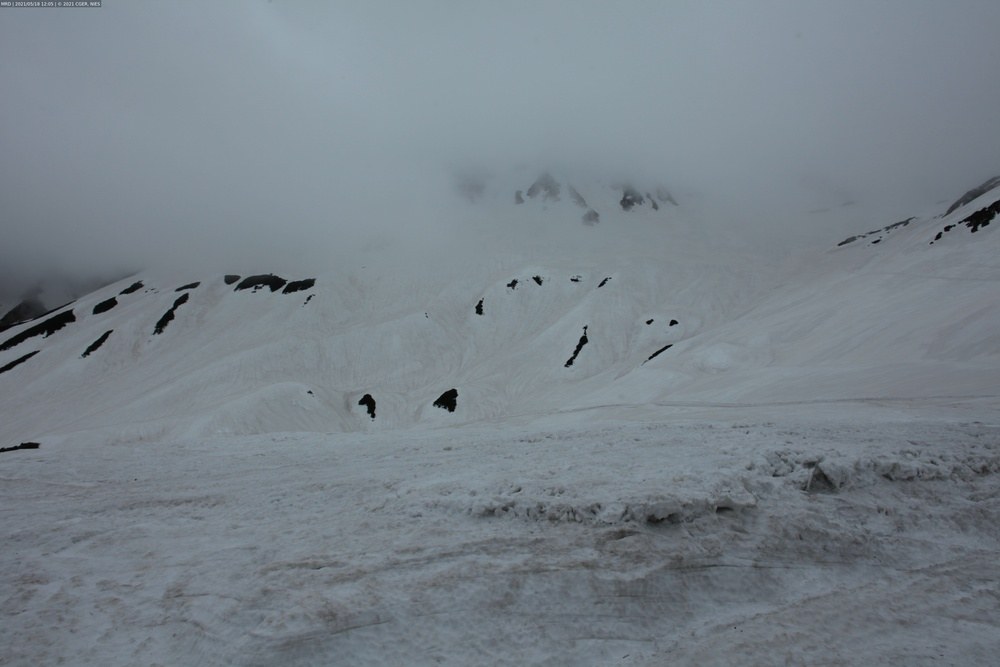
#> input picture images/single_photo/test1.jpeg, 1000 x 667 px, shrunk from 5616 x 3744 before the run
$ python canny.py
#> lines starting #> are read from the running program, lines starting #| are printed output that depends on the picture
import cv2
from matplotlib import pyplot as plt

img = "images/single_photo/test1.jpeg"

img = cv2.imread(img)
#> img is the input picture: shape (667, 1000, 3); mean B, G, R 137.1, 129.4, 119.4
edge = cv2.Canny(img[:,:,1], 5,30)
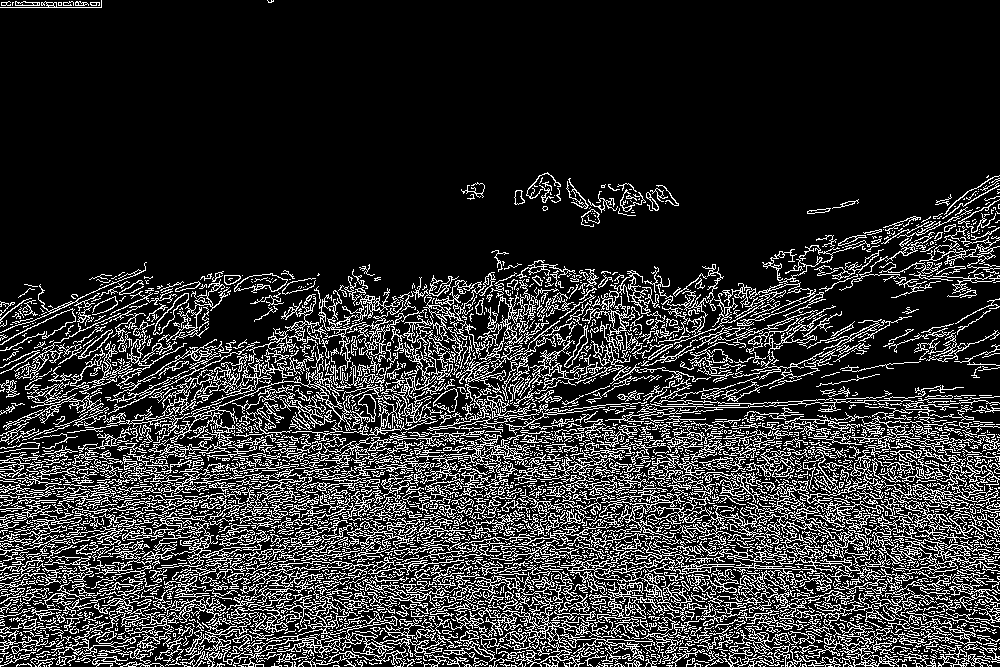
#> edge: shape (667, 1000); 18.4% white in thin lines or dots
plt.imshow(edge, cmap = "gray")
plt.show()

$ run again, with images/single_photo/test2.jpeg copied over images/single_photo/test1.jpeg
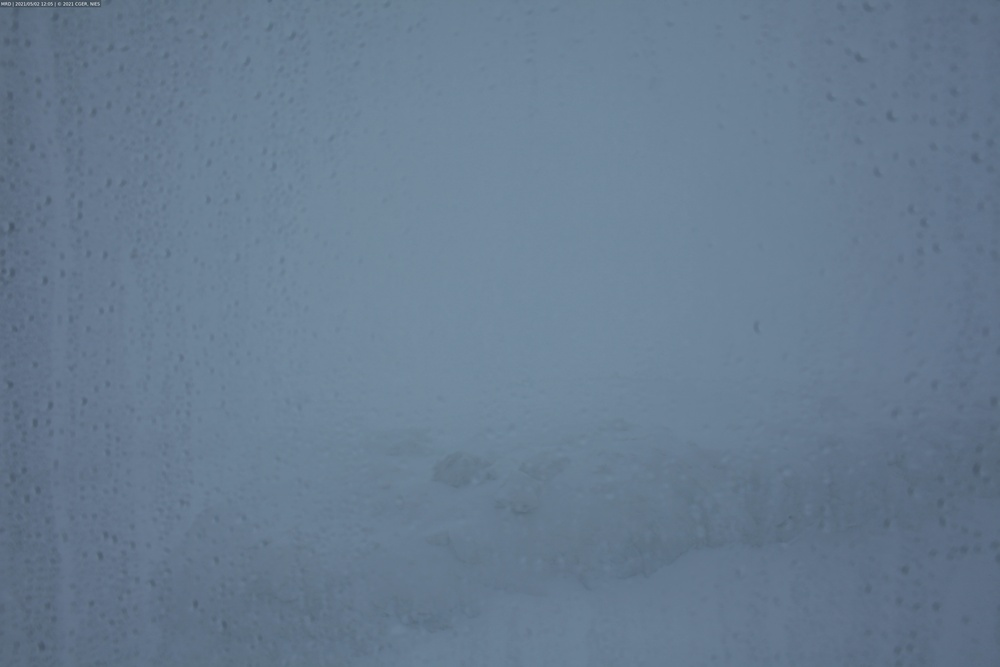
#> input picture images/single_photo/test2.jpeg, 1000 x 667 px, shrunk from 5616 x 3744 before the run
#> img is the input picture: shape (667, 1000, 3); mean B, G, R 144.8, 123.8, 103.8
#> `edge = cv2.Canny(img[:,:,1], 5,30)`:
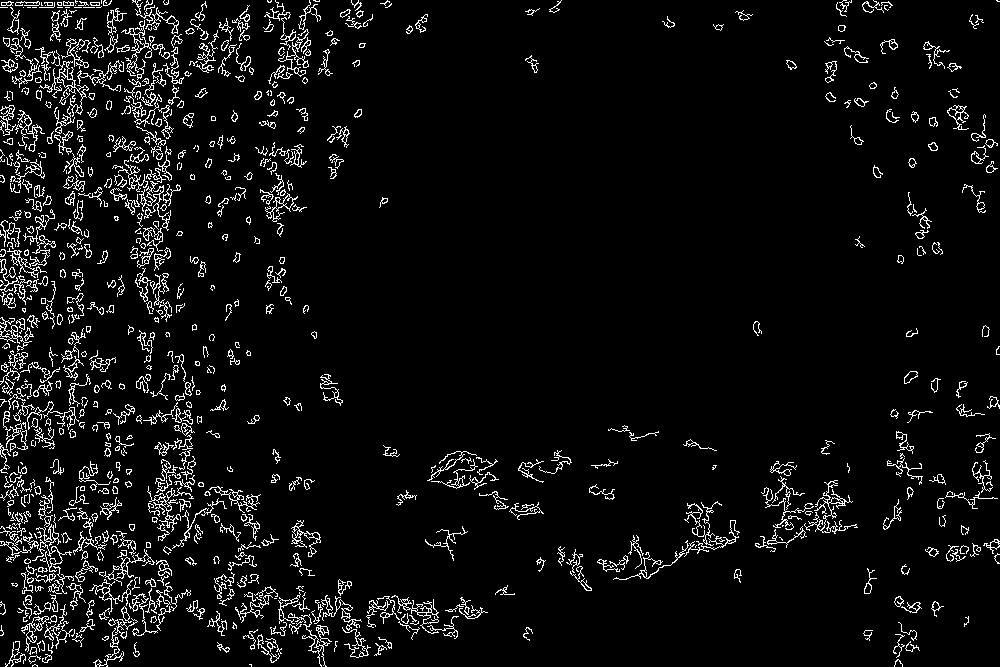
#> edge: shape (667, 1000); 5.6% white in thin lines or dots

$ run again, with images/single_photo/test3.jpeg copied over images/single_photo/test1.jpeg
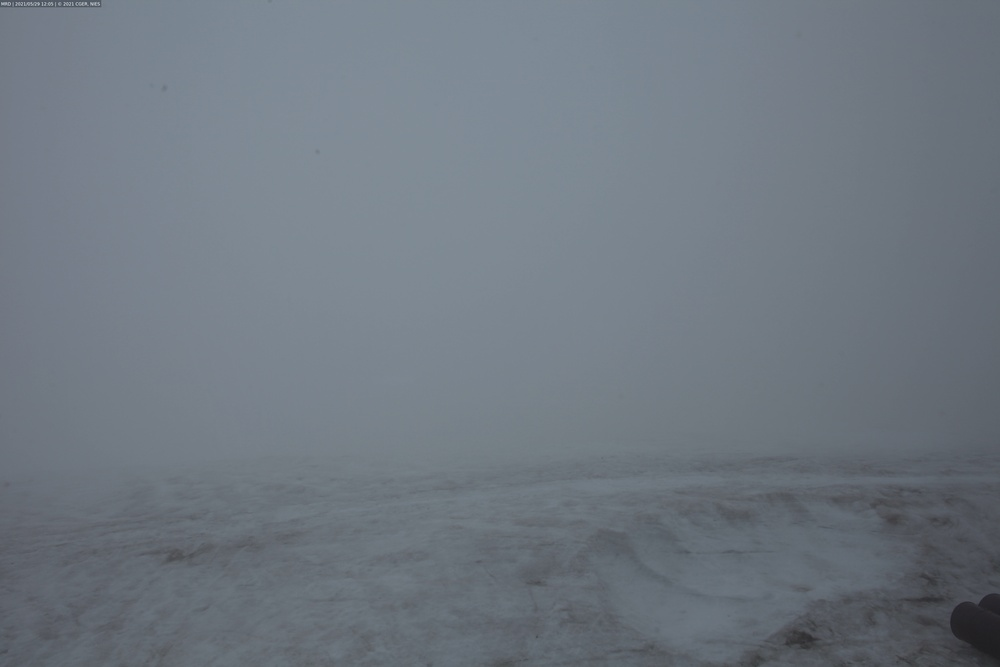
#> input picture images/single_photo/test3.jpeg, 1000 x 667 px, shrunk from 5616 x 3744 before the run
#> img is the input picture: shape (667, 1000, 3); mean B, G, R 129.3, 120, 111.4
#> `edge = cv2.Canny(img[:,:,1], 5,30)`:
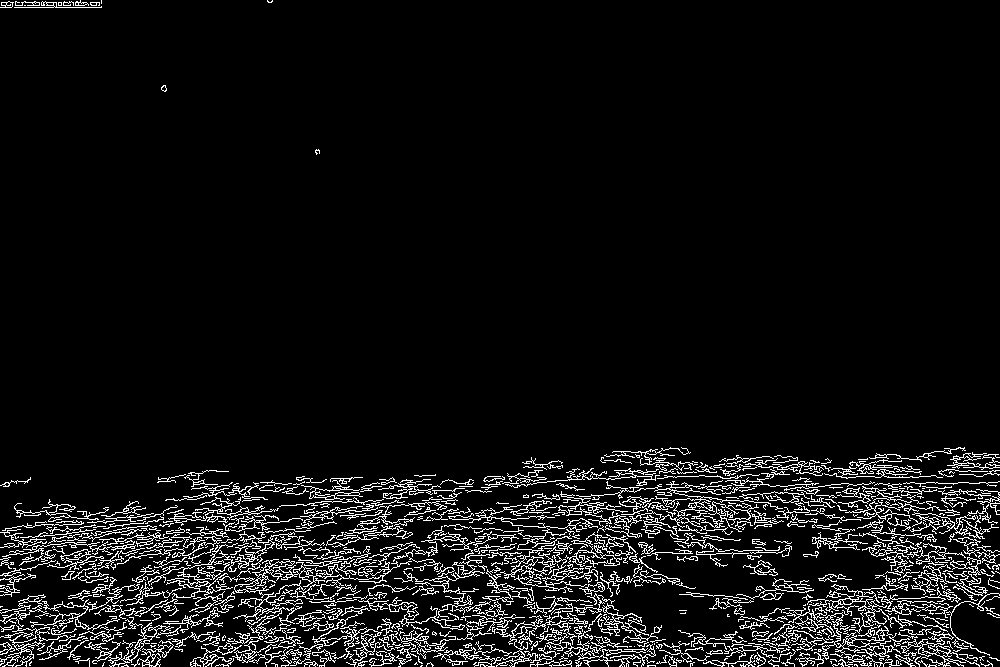
#> edge: shape (667, 1000); 7% white in thin lines or dots

$ run again, with images/single_photo/test4.jpeg copied over images/single_photo/test1.jpeg
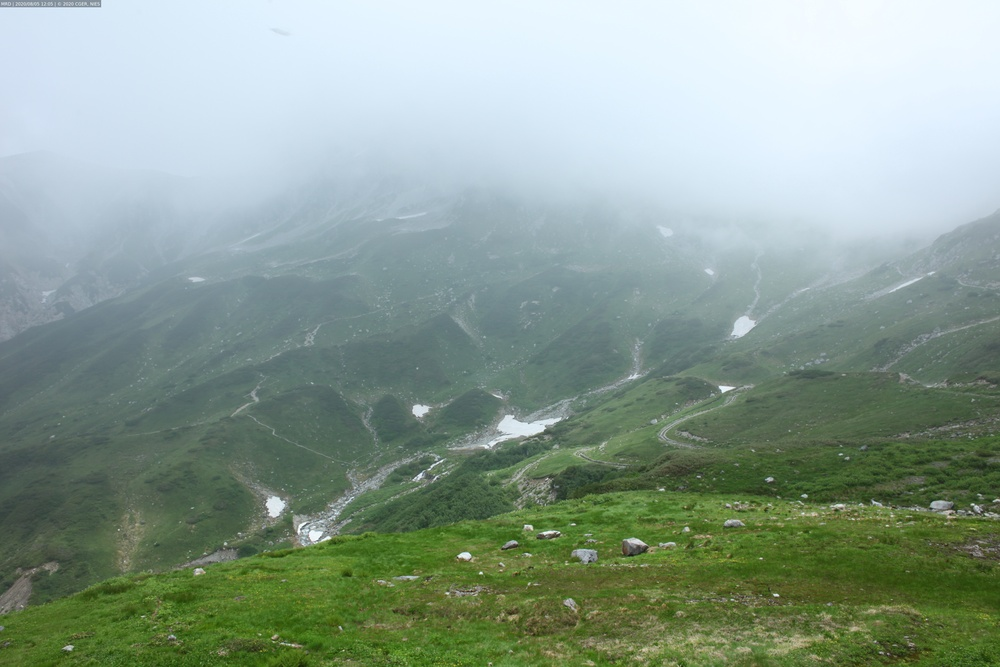
#> input picture images/single_photo/test4.jpeg, 1000 x 667 px, shrunk from 5616 x 3744 before the run
#> img is the input picture: shape (667, 1000, 3); mean B, G, R 145.7, 157.9, 139.1
#> `edge = cv2.Canny(img[:,:,1], 5,30)`:
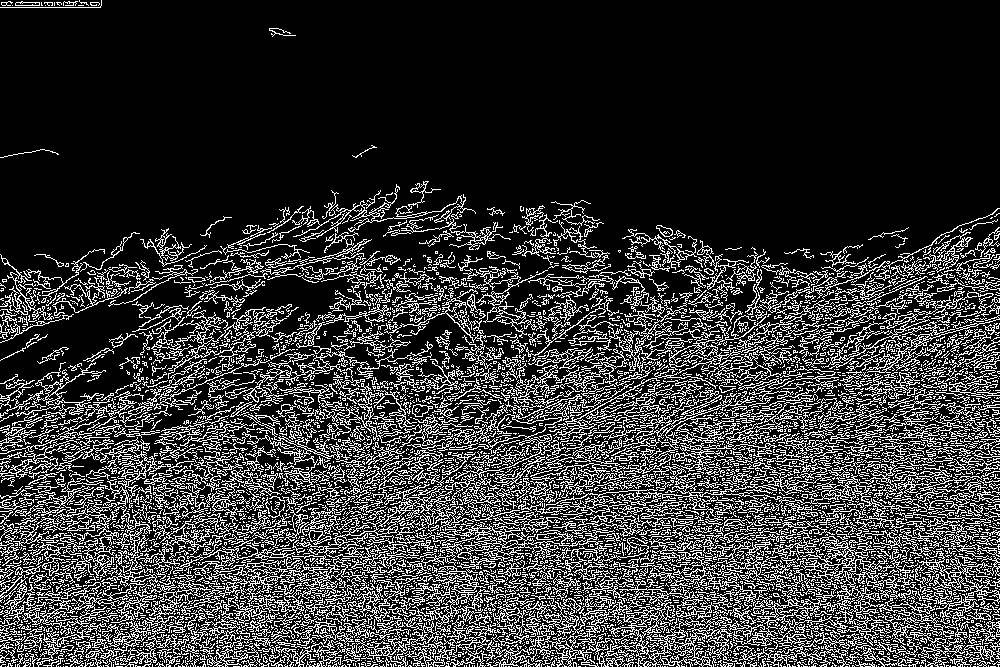
#> edge: shape (667, 1000); 20.9% white in thin lines or dots
